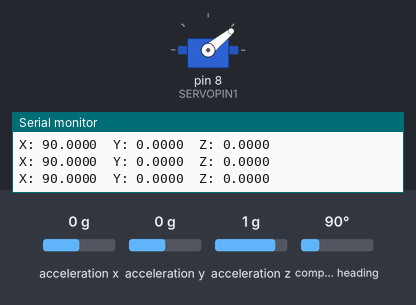
This sketch was run on a simulated Arduino Uno, built with avr-gcc and run on an emulated ATmega328P. Shown: servo, the last lines printed to the serial monitor. Inputs (shaded band) come from the test bench; at power-on: acceleration x 0 g, acceleration y 0 g, acceleration z 1 g, compass heading 90°.

Above: at 2.2 s.
2.3 s: acceleration x set to 0.8 g
At 2.72 s:
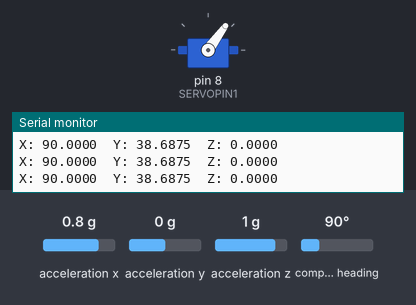
5.3 s: acceleration y set to -1.4 g
At 5.51 s:
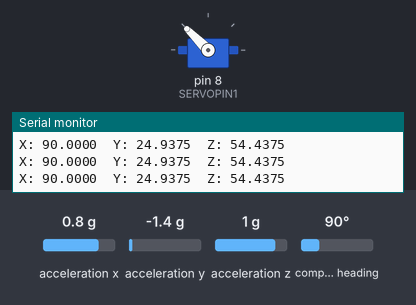
8.3 s: acceleration y set to 0 g
At 9.61 s:
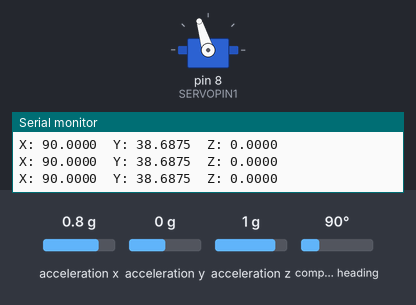
11.3 s: acceleration z set to 0.1 g
At 13.0 s:
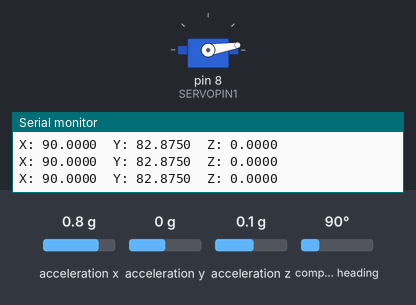
14.3 s: acceleration z set to -0.2 g
17.3 s: compass heading set to 180°
Timing chart, 0 to 21.3 s (numbered marks = the images above; inputs shaded):
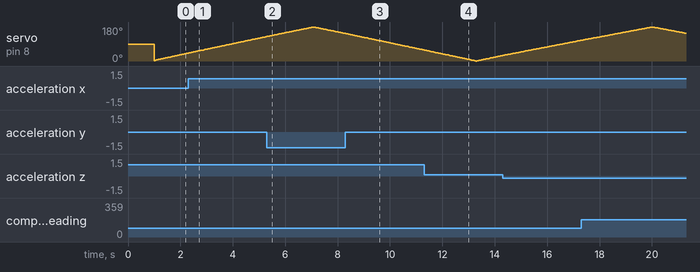

The sketch:

BNO055_Servo_test.ino
```cpp
#include <Wire.h>
#include <Adafruit_Sensor.h>
#include <Adafruit_BNO055.h>
#include <utility/imumaths.h>
#include <Servo.h>

#define SERVOPIN1 8
Servo myservo;  // create servo object to control a servo
int pos = 1;    // variable to store the servo position

Adafruit_BNO055 bno = Adafruit_BNO055(55);

void setup(void)
{
  Serial.begin(9600);
  Serial.println("Servo and BNO055 Test"); Serial.println("");

  myservo.attach(SERVOPIN1);

  /* Initialise the sensor */
  if(!bno.begin())
  {
    /* There was a problem detecting the BNO055 ... check your connections */
    Serial.print("Ooops, no BNO055 detected ... Check your wiring or I2C ADDR!");
    while(1);
  }

  delay(1000);

  bno.setExtCrystalUse(true);
}

int dir = 0;
void loop(void)
{
  if(pos <= 0) {
    dir = 0;
  } else if (pos >=180) {
    dir = 1;
  }
  if(dir == 0) {
    pos++;
  }
  else {
    pos--;
  }
  myservo.write(pos);

  /* Get a new sensor event */
  sensors_event_t event;
  bno.getEvent(&event);

  /* Display the floating point data */
  Serial.print("X: ");
  Serial.print(event.orientation.x, 4);
  Serial.print("\tY: ");
  Serial.print(event.orientation.y, 4);
  Serial.print("\tZ: ");
  Serial.print(event.orientation.z, 4);
  Serial.println("");

  delay(15);
}
```

Measured:
- by itself, servo on pin 8 (SERVOPIN1): rises from 109° to 180° in 2.7 s, then falls to 147° in 1.3 s
